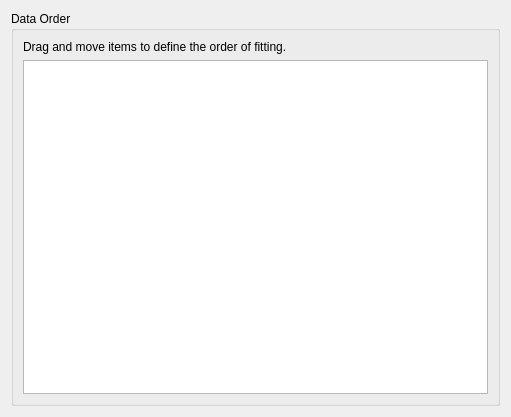
<?xml version="1.0" encoding="UTF-8"?>
<ui version="4.0">
 <class>OrderWidgetUI</class>
 <widget class="QWidget" name="OrderWidgetUI">
  <property name="geometry">
   <rect>
    <x>0</x>
    <y>0</y>
    <width>511</width>
    <height>417</height>
   </rect>
  </property>
  <property name="windowTitle">
   <string>Dataset Ordering</string>
  </property>
  <layout class="QGridLayout" name="gridLayout_2">
   <item row="0" column="0">
    <widget class="QGroupBox" name="groupBox">
     <property name="title">
      <string>Data Order</string>
     </property>
     <layout class="QGridLayout" name="gridLayout">
      <item row="0" column="0">
       <widget class="QLabel" name="label">
        <property name="text">
         <string>&lt;html&gt;&lt;head/&gt;&lt;body&gt;&lt;p&gt;Drag and move items to define the order of fitting.&lt;/p&gt;&lt;/body&gt;&lt;/html&gt;</string>
        </property>
       </widget>
      </item>
      <item row="1" column="0">
       <widget class="QListWidget" name="lstOrder">
        <property name="editTriggers">
         <set>QAbstractItemView::NoEditTriggers</set>
        </property>
        <property name="dragDropMode">
         <enum>QAbstractItemView::InternalMove</enum>
        </property>
        <property name="defaultDropAction">
         <enum>Qt::MoveAction</enum>
        </property>
        <property name="alternatingRowColors">
         <bool>true</bool>
        </property>
        <property name="selectionMode">
         <enum>QAbstractItemView::ExtendedSelection</enum>
        </property>
       </widget>
      </item>
     </layout>
    </widget>
   </item>
  </layout>
 </widget>
 <resources/>
 <connections/>
</ui>
